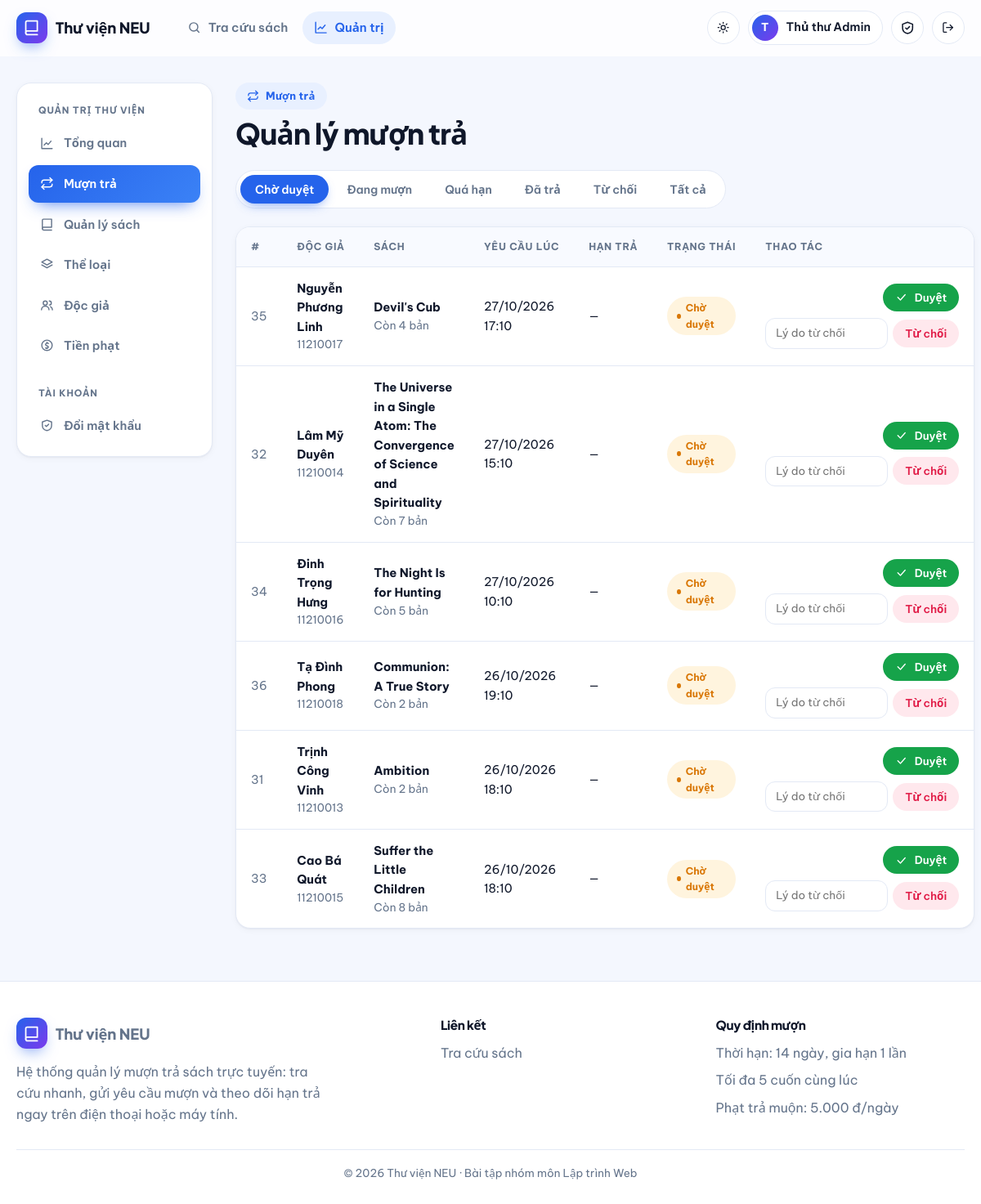
Page /admin/loans (signed in) on the committed database.
### app/models.py (models this page shows, shortened)
class User(UserMixin, db.Model):
    id = db.Column(db.Integer, primary_key=True)
    username = db.Column(db.String(50), unique=True, nullable=False, index=True)
    email = db.Column(db.String(120), unique=True, nullable=False)
    full_name = db.Column(db.String(100), nullable=False)
    student_code = db.Column(db.String(30))
    password_hash = db.Column(db.String(255), nullable=False)
    role = db.Column(db.String(20), nullable=False, default=ROLE_READER)
    active = db.Column(db.Boolean, nullable=False, default=True)
    created_at = db.Column(db.DateTime, default=datetime.now)
    loans = db.relationship("Loan", foreign_keys="Loan.user_id", back_populates="user")
    @property
    def is_active(self):  # Flask-Login: tài khoản bị khoá không đăng nhập được
        return self.active
    @property
    def is_admin(self):
        return self.role == ROLE_ADMIN

class Loan(db.Model):
    id = db.Column(db.Integer, primary_key=True)
    user_id = db.Column(db.Integer, db.ForeignKey("user.id"), nullable=False)
    book_id = db.Column(db.Integer, db.ForeignKey("book.id"), nullable=False)
    status = db.Column(db.String(20), nullable=False, default=LOAN_PENDING, index=True)
    requested_at = db.Column(db.DateTime, default=datetime.now)
    approved_at = db.Column(db.DateTime)
    due_date = db.Column(db.Date)
    returned_at = db.Column(db.DateTime)
    renew_count = db.Column(db.Integer, default=0)
    fine_amount = db.Column(db.Integer, default=0)
    fine_paid = db.Column(db.Boolean, default=False)
    note = db.Column(db.String(255))
    processed_by = db.Column(db.Integer, db.ForeignKey("user.id"))
    user = db.relationship("User", foreign_keys=[user_id], back_populates="loans")
    book = db.relationship("Book", back_populates="loans")
    processor = db.relationship("User", foreign_keys=[processed_by])
    @property
    def is_overdue(self):
        return self.status == LOAN_BORROWING and self.due_date and date.today() > self.due_date
    @property
    def status_label(self):
        if self.is_overdue:
            return ("Quá hạn", "danger")
        return STATUS_LABELS.get(self.status, (self.status, "secondary"))

class Book(db.Model):
    id = db.Column(db.Integer, primary_key=True)
    title = db.Column(db.String(200), nullable=False, index=True)
    author = db.Column(db.String(120), nullable=False)
    isbn = db.Column(db.String(20))
    publisher = db.Column(db.String(120))
    year = db.Column(db.Integer)
    description = db.Column(db.Text)
    cover_url = db.Column(db.String(500))          # URL ảnh bìa
    location = db.Column(db.String(20))            # Vị trí kệ, vd: "Tủ 03 - Ngăn 07"
    total_copies = db.Column(db.Integer, nullable=False, default=1)
    available_copies = db.Column(db.Integer, nullable=False, default=1)
    category_id = db.Column(db.Integer, db.ForeignKey("category.id"))
    category = db.relationship("Category", back_populates="books")
    loans = db.relationship("Loan", back_populates="book")

### app/blueprints/admin.py (the view)
@bp.route("/loans")
@admin_required
def loans():
    status = request.args.get("status", "pending")
    page = request.args.get("page", 1, type=int)
    per_page = 15
    query = Loan.query
    if status == "overdue":
        query = query.filter(Loan.status == LOAN_BORROWING, Loan.due_date < date.today()).order_by(Loan.due_date.asc())
    else:
        if status != "all":
            query = query.filter_by(status=status)
        query = query.order_by(Loan.requested_at.desc())
    pagination = query.paginate(page=page, per_page=per_page, error_out=False)
    return render_template("admin/loans.html", pagination=pagination, loans=pagination.items, status=status)

### app/blueprints/admin.py (called while the page is built)
def admin_required(fn):
    @wraps(fn)
    @login_required
    def wrapper(*a, **kw):
        if not current_user.is_admin:
            abort(403)
        return fn(*a, **kw)
    return wrapper

### app/models.py (called while the page is built)
@login_manager.user_loader
def load_user(user_id):
    return db.session.get(User, int(user_id))

### app/templates/admin/loans.html (shortened to what this page needs)
{% extends "admin/_layout.html" %}
{% from "macros.html" import csrf, icon, status_badge, empty, pager %}
{% block admin_content %}
<div class="page-head" data-reveal><div><span class="eyebrow">{{ icon('loans') }} Mượn trả</span><h1 class="mt-1">Quản lý mượn trả</h1></div></div>
<div class="tabs" data-reveal>
  {% for key, label in [('pending','Chờ duyệt'),('borrowing','Đang mượn'),('overdue','Quá hạn'),('returned','Đã trả'),('rejected','Từ chối'),('all','Tất cả')] %}
  <a class="tab {{ 'active' if status == key }}" href="{{ url_for('admin.loans', status=key) }}">{{ label }}</a>
  {% endfor %}
</div>
{% if loans %}
<div class="table-wrap" data-reveal><table class="table">
  <thead><tr><th>#</th><th>Độc giả</th><th>Sách</th><th>Yêu cầu lúc</th><th>Hạn trả</th><th>Trạng thái</th><th class="text-right">Thao tác</th></tr></thead>
  <tbody>
  {% for l in loans %}
  <tr>
    <td class="muted">{{ l.id }}</td>
    <td><b>{{ l.user.full_name }}</b><div class="small muted">{{ l.user.student_code or l.user.username }}</div></td>
    <td><b>{{ l.book.title }}</b><div class="small muted">Còn {{ l.book.available_copies }} bản</div></td>
    <td>{{ l.requested_at|dt }}</td>
    <td>{{ l.due_date.strftime('%d/%m/%Y') if l.due_date else '—' }}{% if l.is_overdue %}<div class="small" style="color:var(--danger)">trễ {{ l.overdue_days }} ngày · {{ l.current_fine|vnd }}</div>{% endif %}</td>
    <td>{{ status_badge(l) }}</td>
    <td><div class="row-actions">
      {% if l.status == 'pending' %}
        <form method="post" action="{{ url_for('admin.loan_approve', loan_id=l.id) }}">{{ csrf() }}<button class="btn btn-success btn-sm">{{ icon('check') }} Duyệt</button></form>
        <form method="post" action="{{ url_for('admin.loan_reject', loan_id=l.id) }}">{{ csrf() }}
          <input name="reason" class="input" placeholder="Lý do từ chối" aria-label="Lý do từ chối"><button class="btn btn-danger btn-sm">Từ chối</button></form>
      {% elif l.status == 'borrowing' %}
        <form method="post" action="{{ url_for('admin.loan_return', loan_id=l.id) }}" data-confirm="Xác nhận đã nhận lại cuốn “{{ l.book.title }}”{{ ' (sẽ tính phạt ' ~ (l.current_fine|vnd) ~ ')' if l.is_overdue }}?">{{ csrf() }}<button class="btn btn-primary btn-sm">Nhận trả</button></form>
      {% endif %}
    </div></td>
  </tr>
  {% endfor %}
  </tbody>
</table></div>
{% else %}<div class="card">{{ empty('✅', 'Không có dữ liệu', 'Chưa có lượt mượn nào ở mục này.') }}</div>{% endif %}
{% endblock %}

### app/templates/macros.html (shortened to what this page needs)
{% macro icon(name) %}<svg class="icon" viewBox="0 0 24 24" aria-hidden="true">{{ _icons[name]|safe }}</svg>{% endmacro %}
{% macro status_badge(loan) %}
  {% set l = loan.status_label %}<span class="badge badge-{{ 'warning' if l[1]=='warning' else 'primary' if l[1]=='primary' else 'success' if l[1]=='success' else 'danger' if l[1]=='danger' else 'secondary' }}">{{ l[0] }}</span>
{% endmacro %}

### app/templates/base.html (shortened to what this page needs)
{% from "macros.html" import icon %}
<!doctype html>
<html lang="vi">
<head>
  <link rel="stylesheet" href="{{ url_for('static', filename='css/style.css') }}">
</head>
<body>
<header class="navbar">
  <div class="container nav-inner">
    <a class="brand" href="{{ url_for('main.index') }}"><span class="brand-mark">{{ icon('book') }}</span>Thư viện NEU</a>
    <nav class="nav-links" id="nav-links">
      <a class="nav-link {{ 'active' if request.endpoint in ('main.index','main.book_detail') }}" href="{{ url_for('main.index') }}">{{ icon('search') }} Tra cứu sách</a>
      {% if current_user.is_authenticated and current_user.is_admin %}
      <a class="nav-link {{ 'active' if request.blueprint == 'admin' }}" href="{{ url_for('admin.dashboard') }}">{{ icon('chart') }} Quản trị</a>
      {% endif %}
    </nav>
    <div class="nav-actions">
      <button class="icon-btn theme-toggle" type="button" aria-label="Đổi giao diện sáng/tối">
        <span class="sun">{{ icon('sun') }}</span><span class="moon">{{ icon('moon') }}</span>
      </button>
      {% if current_user.is_authenticated %}
        <div class="user-chip"><span class="avatar">{{ current_user.full_name[:1]|upper }}</span><span class="name">{{ current_user.full_name }}</span></div>
        <a class="icon-btn" href="{{ url_for('auth.change_password') }}" aria-label="Đổi mật khẩu" title="Đổi mật khẩu">{{ icon('shield') }}</a>
        <form method="post" action="{{ url_for('auth.logout') }}">
          <button class="icon-btn" aria-label="Đăng xuất" title="Đăng xuất">{{ icon('logout') }}</button>
        </form>
      {% else %}
        <a class="btn btn-ghost btn-sm" href="{{ url_for('auth.login') }}">Đăng nhập</a>
        <a class="btn btn-primary btn-sm" href="{{ url_for('auth.register') }}">Đăng ký</a>
      {% endif %}
    </div>
  </div>
</header>
<main>
  <div class="container">{% block content %}{% endblock %}</div>
</main>
<footer class="footer">
  <div class="container">
    <div class="footer-grid">
      <div>
        <a class="brand" href="{{ url_for('main.index') }}"><span class="brand-mark">{{ icon('book') }}</span>Thư viện NEU</a>
        <p class="muted mt-2" style="max-width:380px">Hệ thống quản lý mượn trả sách trực tuyến: tra cứu nhanh, gửi yêu cầu mượn và theo dõi hạn trả ngay trên điện thoại hoặc máy tính.</p>
      </div>
      <div><h4>Liên kết</h4><ul>
        <li><a href="{{ url_for('main.index') }}">Tra cứu sách</a></li>
      </ul></div>
      <div><h4>Quy định mượn</h4><ul class="muted">
        <li>Thời hạn: {{ config.LOAN_DAYS }} ngày, gia hạn {{ config.MAX_RENEWALS }} lần</li>
        <li>Tối đa {{ config.MAX_ACTIVE_LOANS }} cuốn cùng lúc</li>
        <li>Phạt trả muộn: {{ '{:,}'.format(config.FINE_PER_DAY).replace(',', '.') }} đ/ngày</li>
      </ul></div>
    </div>
    <div class="copy">© 2026 Thư viện NEU · Bài tập nhóm môn Lập trình Web</div>
  </div>
</footer>
</body>
</html>

### rows in the picture
User: full_name "T", full_name "Thủ thư Admin"
Loan: id "35", user.full_name "Nguyễn Phương Linh", user "11210017", book "Devil's Cub", book.available_copies "4", requested_at|dt "27/10/2026 17:10", due_date "—", l "Chờ duyệt"
Loan: id "32", user.full_name "Lâm Mỹ Duyên", user "11210014", book "The Universe in a Single Atom: The Convergence of Science and Spirituality", book.available_copies "7", requested_at|dt "27/10/2026 15:10", due_date "—", l "Chờ duyệt"
Loan: id "34", user.full_name "Đinh Trọng Hưng", user "11210016", book "The Night Is for Hunting", book.available_copies "5", requested_at|dt "27/10/2026 10:10", due_date "—", l "Chờ duyệt"
Loan: id "36", user.full_name "Tạ Đình Phong", user "11210018", book "Communion: A True Story", book.available_copies "2", requested_at|dt "26/10/2026 19:10", due_date "—", l "Chờ duyệt"
Loan: id "31", user.full_name "Trịnh Công Vinh", user "11210013", book "Ambition", book.available_copies "2", requested_at|dt "26/10/2026 18:10", due_date "—", l "Chờ duyệt"
Loan: id "33", user.full_name "Cao Bá Quát", user "11210015", book "Suffer the Little Children", book.available_copies "8", requested_at|dt "26/10/2026 18:10", due_date "—", l "Chờ duyệt"

### other values in the picture
{{ label }} "Chờ duyệt" "Đang mượn" "Quá hạn" "Đã trả" "Từ chối" "Tất cả"
{{ config.LOAN_DAYS }} "14"
{{ config.MAX_RENEWALS }} "1"
{{ config.MAX_ACTIVE_LOANS }} "5"
{{ '{:,}'.format(config.FINE_PER_DAY).replace(',', '.') }} "5.000"
